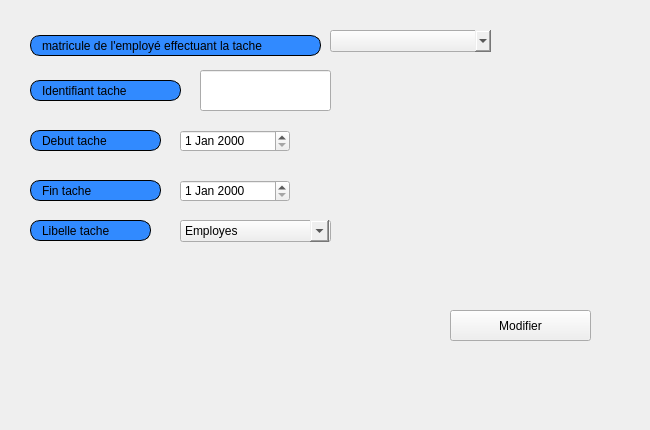
     <widget class="QWidget" name="tab_6">
      <attribute name="title">
       <string>Modifier</string>
      </attribute>
      <widget class="QDateEdit" name="debut_tache_modifier">
       <property name="geometry">
        <rect>
         <x>180</x>
         <y>130</y>
         <width>110</width>
         <height>22</height>
        </rect>
       </property>
       <property name="styleSheet">
        <string notr="true">font: bold, &quot;Arial&quot;;;</string>
       </property>
      </widget>
      <widget class="QLabel" name="label_43">
       <property name="geometry">
        <rect>
         <x>30</x>
         <y>180</y>
         <width>131</width>
         <height>21</height>
        </rect>
       </property>
       <property name="styleSheet">
        <string notr="true">border: 1px solid black;
border-radius: 10px;
padding: 0 8px;
background: #318aff;
font: bold, &quot;Arial&quot;;;
text-align:center;
</string>
       </property>
       <property name="text">
        <string>Fin tache</string>
       </property>
      </widget>
      <widget class="QLabel" name="label_42">
       <property name="geometry">
        <rect>
         <x>30</x>
         <y>130</y>
         <width>131</width>
         <height>21</height>
        </rect>
       </property>
       <property name="styleSheet">
        <string notr="true">border: 1px solid black;
border-radius: 10px;
padding: 0 8px;
background: #318aff;
font: bold, &quot;Arial&quot;;;
text-align:center;
</string>
       </property>
       <property name="text">
        <string>Debut tache</string>
       </property>
      </widget>
      <widget class="QPushButton" name="modifier_tache">
       <property name="geometry">
        <rect>
         <x>450</x>
         <y>310</y>
         <width>141</width>
         <height>31</height>
        </rect>
       </property>
       <property name="styleSheet">
        <string notr="true">#modifier_tache{
font: bold, &quot;Arial&quot;;;     background-color: qlineargradient(x1: 0, y1: 0, x2: 0, y2: 1,
                                       stop: 0 #dadbde, stop: 1 #f6f7fa);
}
#modifier_tache:pressed {
font: bold, &quot;Arial&quot;;;     background-color: qlineargradient(x1: 0, y1: 0, x2: 0, y2: 1,
                                       stop: 0 #dadbde, stop: 1 #fff07b);


}</string>
       </property>
       <property name="text">
        <string>Modifier</string>
       </property>
       <property name="icon">
        <iconset resource="ressources.qrc">
         <normaloff>:/images/img/B.png</normaloff>:/images/img/B.png</iconset>
       </property>
      </widget>
      <widget class="QComboBox" name="libelle_tache_modifier">
       <property name="geometry">
        <rect>
         <x>180</x>
         <y>220</y>
         <width>151</width>
         <height>22</height>
        </rect>
       </property>
       <property name="styleSheet">
        <string notr="true">font: bold, &quot;Arial&quot;;;QComboBox {
    margin-right: 20px;
}
QComboBox::drop-down {
    subcontrol-origin: margin;
}</string>
       </property>
       <item>
        <property name="text">
         <string>Employes</string>
        </property>
       </item>
       <item>
        <property name="text">
         <string>Materiaux</string>
        </property>
       </item>
       <item>
        <property name="text">
         <string>Evenements</string>
        </property>
       </item>
       <item>
        <property name="text">
         <string>Dons</string>
        </property>
       </item>
       <item>
        <property name="text">
         <string>Chantiers</string>
        </property>
       </item>
       <item>
        <property name="text">
         <string>Fournisseurs</string>
        </property>
       </item>
      </widget>
      <widget class="QLabel" name="label_40">
       <property name="geometry">
        <rect>
         <x>30</x>
         <y>80</y>
         <width>151</width>
         <height>21</height>
        </rect>
       </property>
       <property name="styleSheet">
        <string notr="true">border: 1px solid black;
border-radius: 10px;
padding: 0 8px;
background: #318aff;
font: bold, &quot;Arial&quot;;;
text-align:center;
</string>
       </property>
       <property name="text">
        <string>Identifiant tache</string>
       </property>
      </widget>
      <widget class="QDateEdit" name="fin_tache_modifier">
       <property name="geometry">
        <rect>
         <x>180</x>
         <y>180</y>
         <width>110</width>
         <height>22</height>
        </rect>
       </property>
       <property name="styleSheet">
        <string notr="true">font: bold, &quot;Arial&quot;;;</string>
       </property>
      </widget>
      <widget class="QLabel" name="label_41">
       <property name="geometry">
        <rect>
         <x>30</x>
         <y>220</y>
         <width>121</width>
         <height>21</height>
        </rect>
       </property>
       <property name="styleSheet">
        <string notr="true">border: 1px solid black;
border-radius: 10px;
padding: 0 8px;
background: #318aff;
font: bold, &quot;Arial&quot;;;
text-align:center;
</string>
       </property>
       <property name="text">
        <string>Libelle tache</string>
       </property>
      </widget>
      <widget class="QLabel" name="label_56">
       <property name="geometry">
        <rect>
         <x>30</x>
         <y>35</y>
         <width>291</width>
         <height>21</height>
        </rect>
       </property>
       <property name="styleSheet">
        <string notr="true">border: 1px solid black;
border-radius: 10px;
padding: 0 8px;
background: #318aff;
font: bold, &quot;Arial&quot;;;
text-align:center;
</string>
       </property>
       <property name="text">
        <string>matricule de l'employé effectuant la tache</string>
       </property>
      </widget>
      <widget class="QLineEdit" name="identifiant_tache_modifier">
       <property name="geometry">
        <rect>
         <x>200</x>
         <y>70</y>
         <width>131</width>
         <height>41</height>
        </rect>
       </property>
      </widget>
      <widget class="QComboBox" name="matricule_tache_modifier">
       <property name="geometry">
        <rect>
         <x>330</x>
         <y>30</y>
         <width>181</width>
         <height>22</height>
        </rect>
       </property>
       <property name="styleSheet">
        <string notr="true">QComboBox {
    margin-right: 20px;
}
QComboBox::drop-down {
    subcontrol-origin: margin;
}</string>
       </property>
      </widget>
      <widget class="QLabel" name="label_50">
       <property name="geometry">
        <rect>
         <x>-10</x>
         <y>-20</y>
         <width>641</width>
         <height>421</height>
        </rect>
       </property>
       <property name="text">
        <string/>
       </property>
       <property name="pixmap">
        <pixmap resource="ressources.qrc">:/images/img/imf.jpg</pixmap>
       </property>
       <property name="scaledContents">
        <bool>true</bool>
       </property>
      </widget>
      <zorder>label_50</zorder>
      <zorder>debut_tache_modifier</zorder>
      <zorder>label_43</zorder>
      <zorder>label_42</zorder>
      <zorder>modifier_tache</zorder>
      <zorder>libelle_tache_modifier</zorder>
      <zorder>label_40</zorder>
      <zorder>fin_tache_modifier</zorder>
      <zorder>label_41</zorder>
      <zorder>label_56</zorder>
      <zorder>identifiant_tache_modifier</zorder>
      <zorder>matricule_tache_modifier</zorder>
     </widget>
